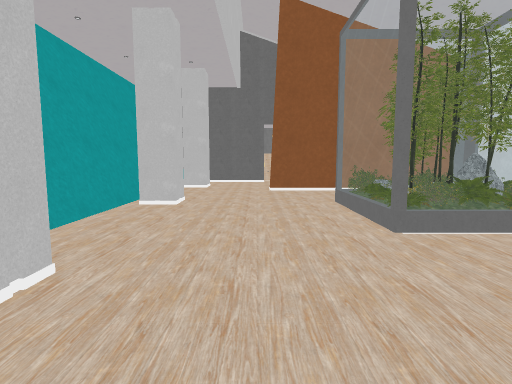
[1] (above)

16 first-person views from a walk through a scene from a Unity 3-D project. The camera is 1.4 m above the floor, tilts 6° down and sees 80° across. The floor is counted in squares, 1 m on a side. Each view is taken from the middle of a square. On the plan, view 1 faces up. The plan holds only what a view shows up to about 14 squares ahead; the rest is blank. The place goes on beyond the plan. The player is left out. Some animated figures are not drawn. Some surface patterns are stand-ins.

[2]
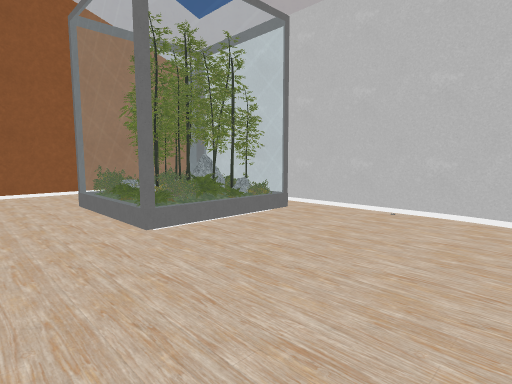

[3]
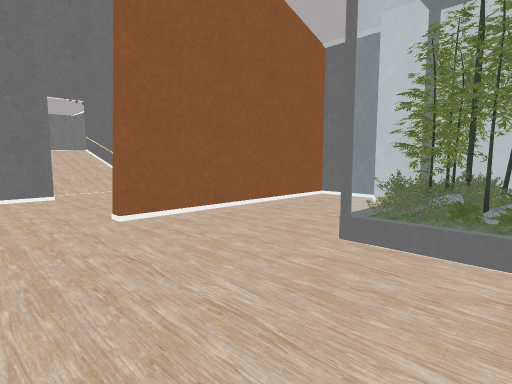

[4]
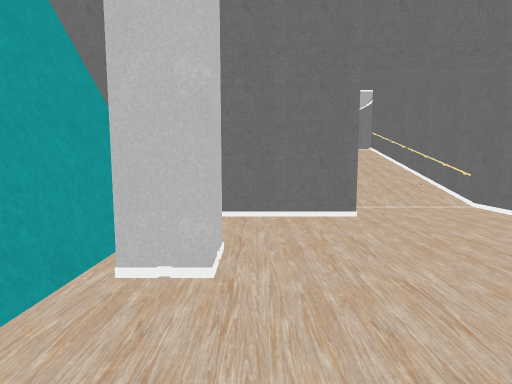

[5]
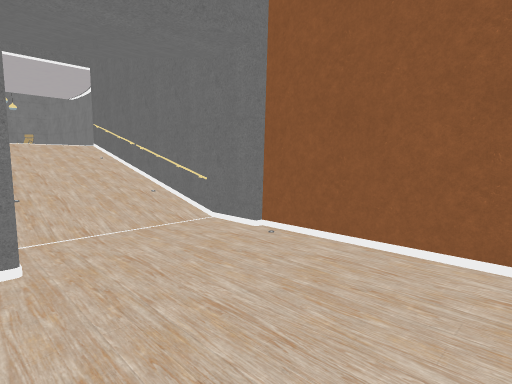

[6]
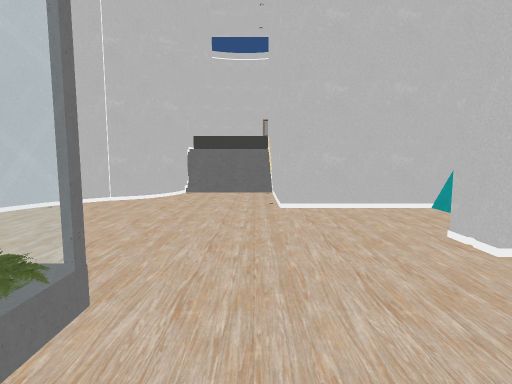

[7]
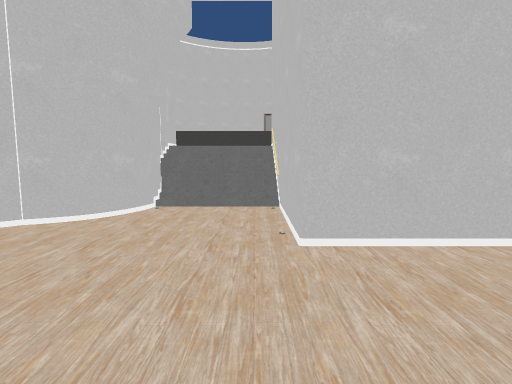

[8]
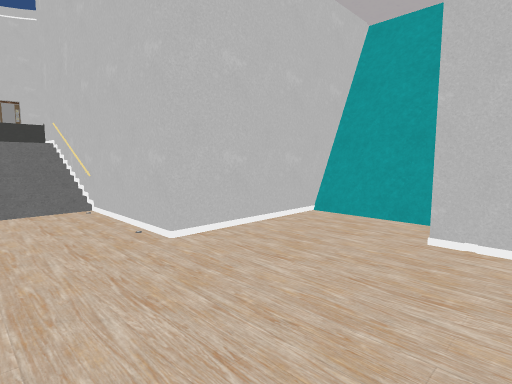

[9]
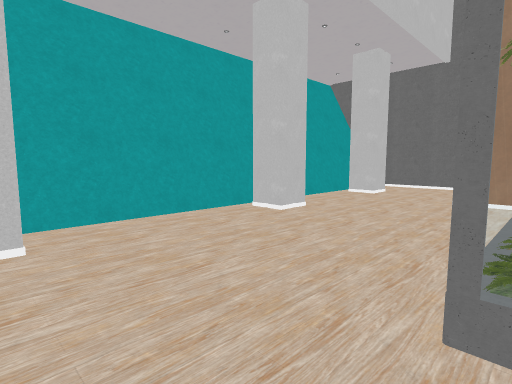

[10]
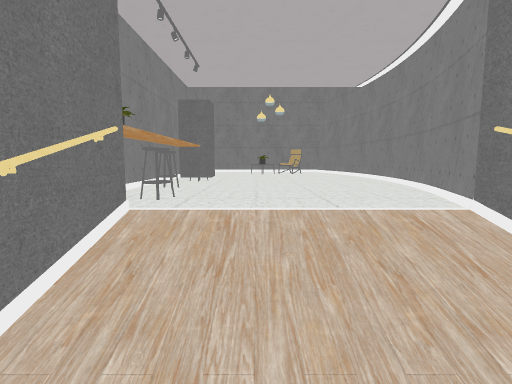

[11]
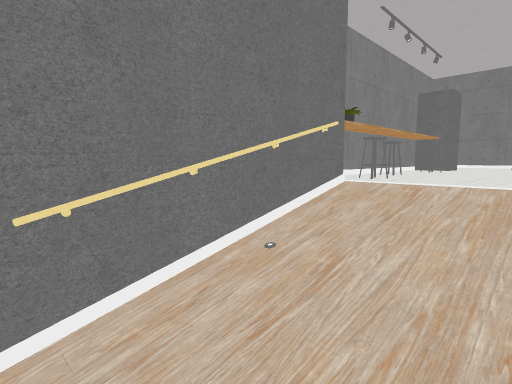

[12]
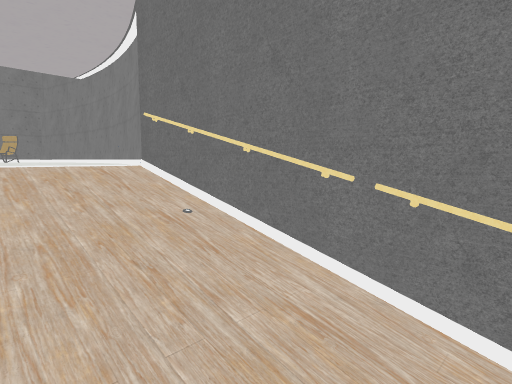

[13]
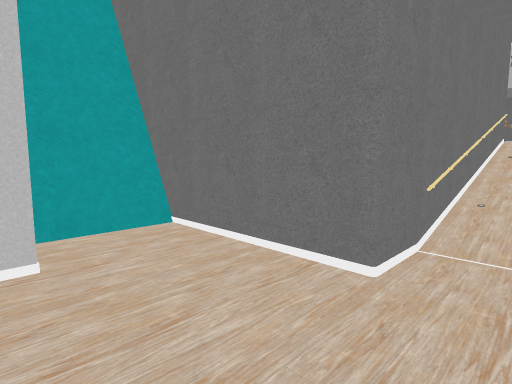

[14]
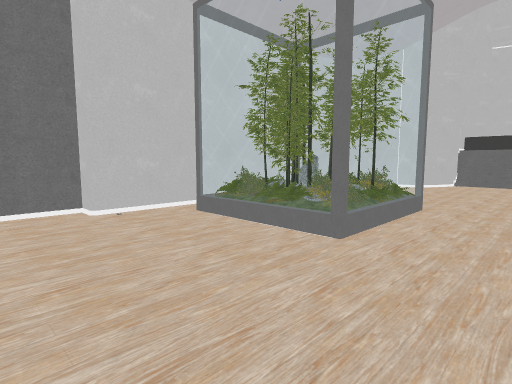

[15]
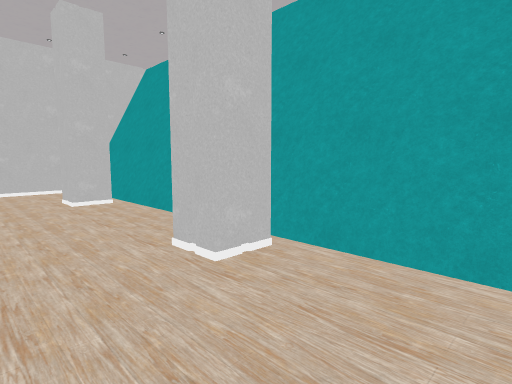

[16]
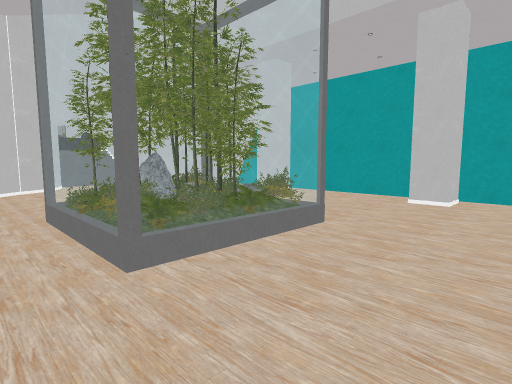

### Floor plan
Key: @ floor where view 1 was taken; # wall or solid block; . main floor; : floor 1.75 m higher than the main floor; + floor 2 m higher than the main floor; / step, stairs or slope; = window, fence, low wall or low ledge; P pillar; R railing; C chair; S stool; O other object.
Columns run from 5 left of view 1 to 9 right of it. Each row starts with its distance up from view 1.
 41           #
 40           OO
 39        OCC#O
 38            O
 37      P     #
 36     #P     #
 35      S     O
 34      S     #
 33      O     #
 32      S    ##
 31      OS   #
 30      O++++O
 29      #////#
 28      #R//R#
 27      #R//R#
 26      #R//R#
 25      #////#
 24      #R//R#
 23      #R//R#
 22      #R//R#
 21      #....#
 20 #=####....#
 19 #=........#
 18 #=........#
 17 ##P.......#
 16 #PP.......#
 15 #=........#
 14 #=....#########
 13 #=............#
 12 #=............#
 11 ##P..........##
 10 #PP..........#
  9 #=......OOOOO#
  8 #=......OOOOO#
  7 #=......O OOO#
  6 #=......OOOOO#
  5 #=......OOOO.#
  4 ##P..........#
  3 #PP..........#
  2 #=...........#
  1 #=...........#
  0 #=...@.......#
 -1 ######......##
 -2      #......#
 -3      #....###
 -4      #...##
 -5      #///#
 -6      O///#
 -7      O////
 -8      O////#
 -9        :::
-10          ##

Positions as (right, up) in squares from view 1, and headings:
1: (0, 0), facing up
2: (0, 0), facing up-right
3: (-2, 7), facing up-right
4: (-2, 12), facing up
5: (0, 15), facing up-right
6: (1, 8), facing down
7: (1, 4), facing down
8: (3, 4), facing down-left
9: (3, 3), facing up-left
10: (2, 26), facing up
11: (3, 25), facing up-left
12: (2, 24), facing up-right
13: (2, 16), facing up-left
14: (0, 14), facing down-right
15: (0, 14), facing down-left
16: (8, 13), facing down-left
